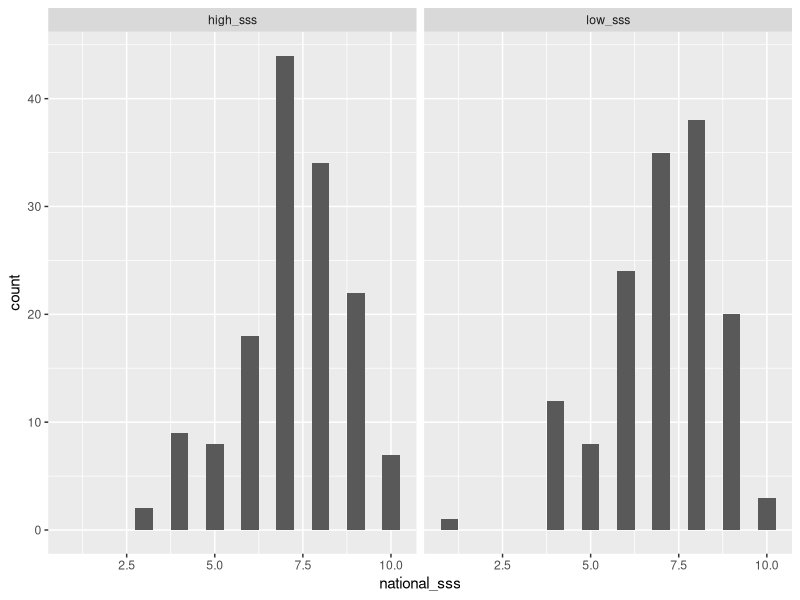
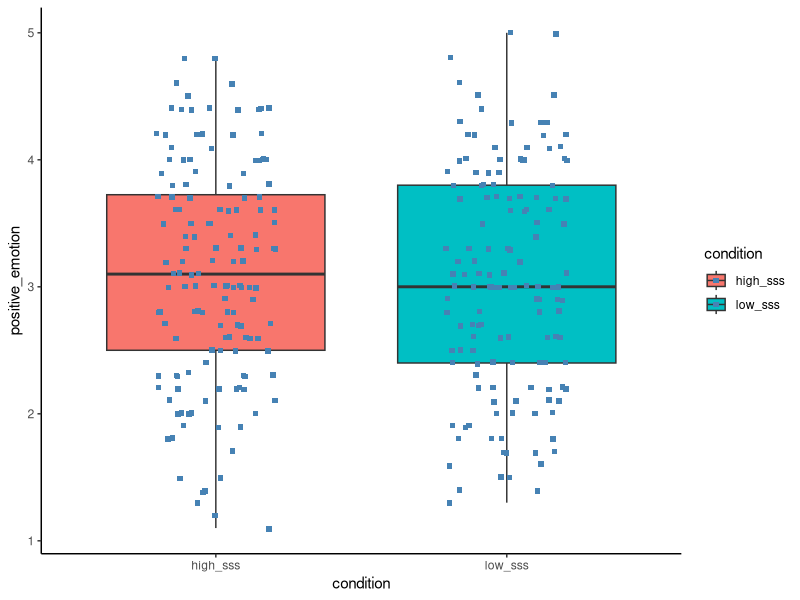
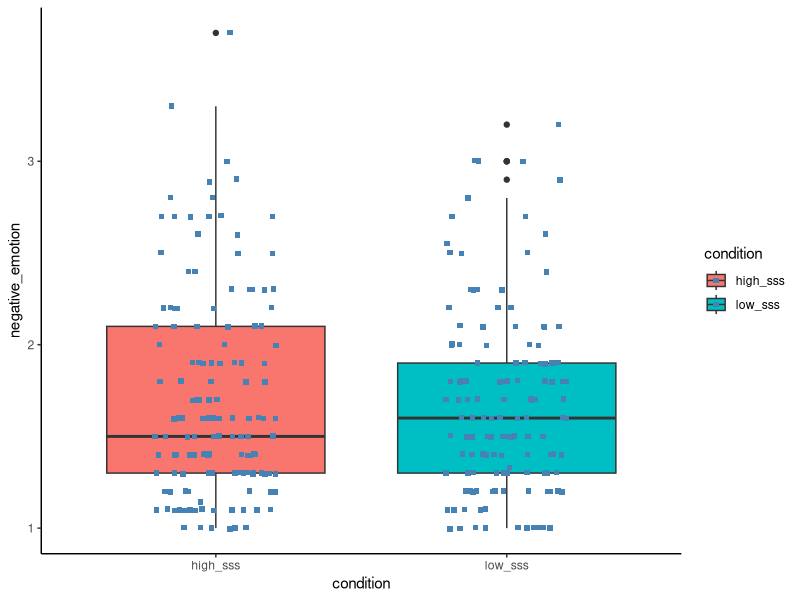
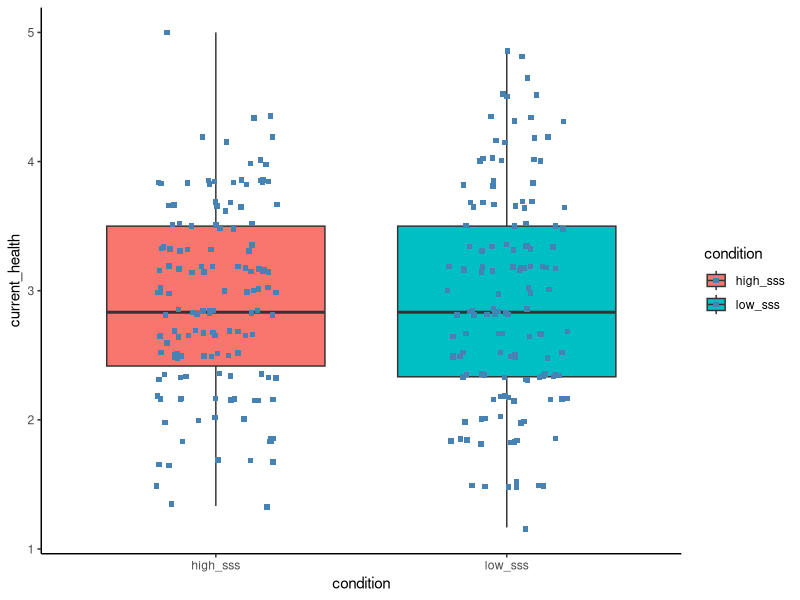
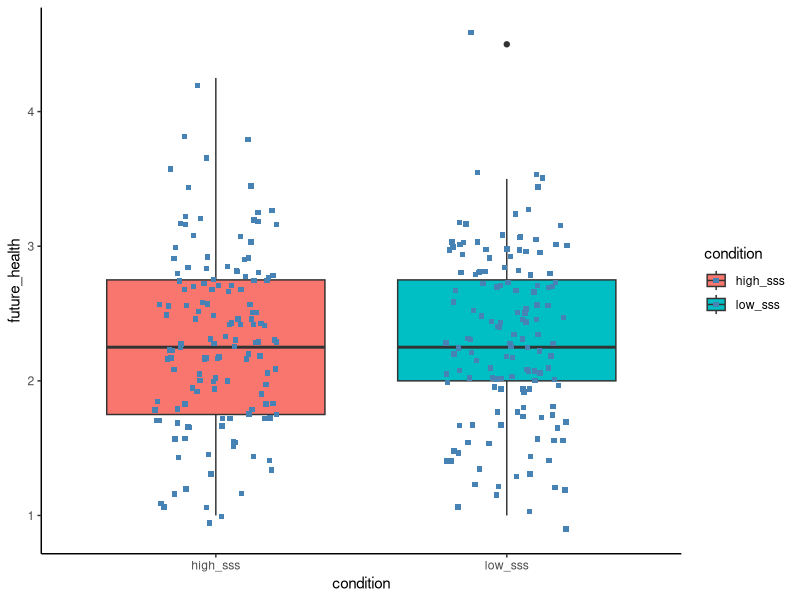
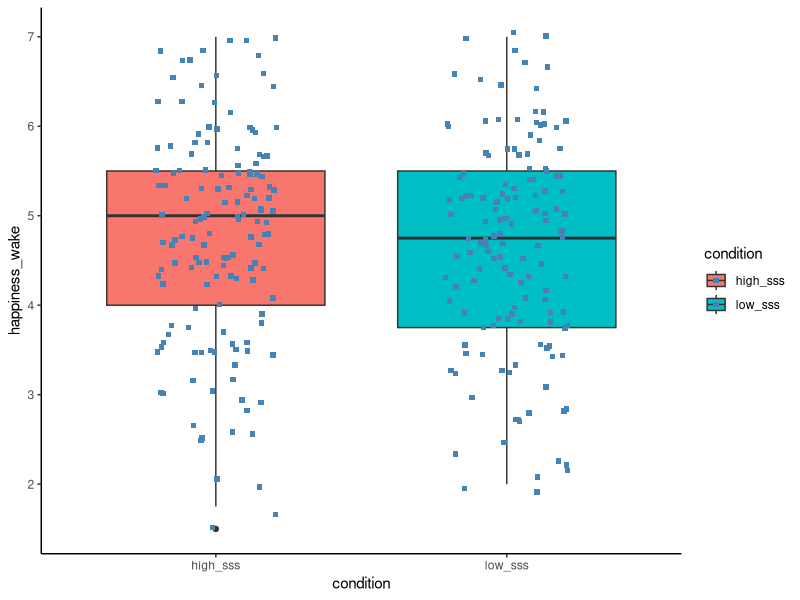
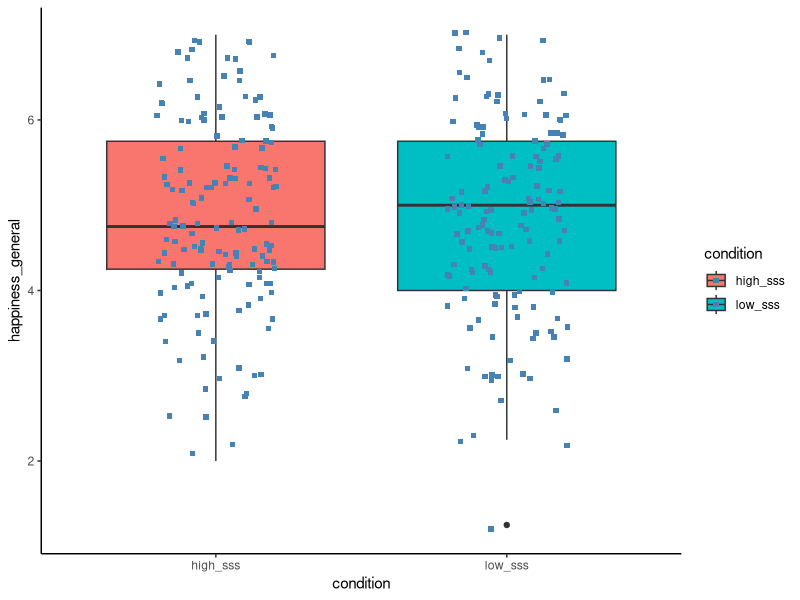
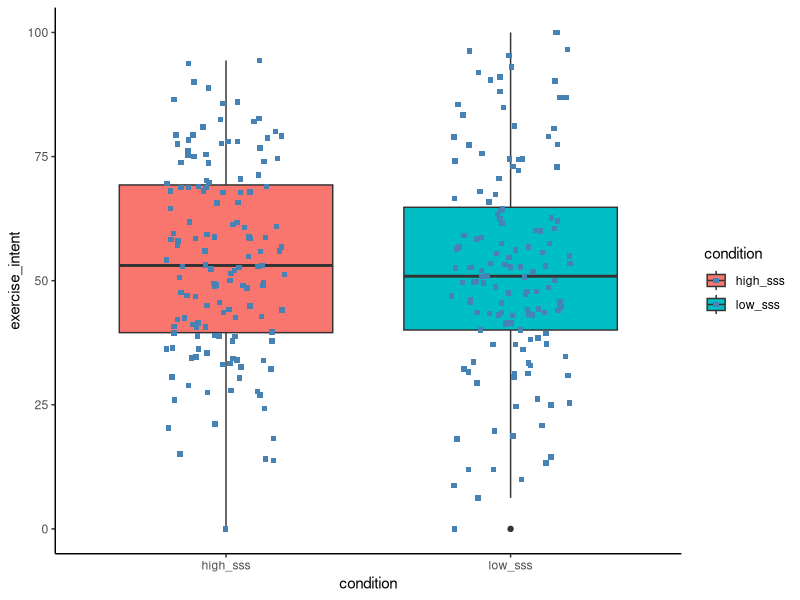

The R script that drew these images, in order:
## ---- chunk 1
library(dplyr)
library(tidyverse)
library(ggplot2)
library(psych)
## ---- chunk 2
library(readr)
thesis <- read_csv("thesis.csv")
View(thesis)
## ---- chunk 3
thesis <- thesis %>%
  rename(exercise_frequency = Q142, 
         birthdate = Q128,
         gender = Q130,
         ethinicity = Q132,
         SES = Q134)
## ---- chunk 4
#participant number in each condition
table(thesis$condition)
#there are 144 people in the high sss condition and the rest of 141 in the low sss condition.
## ---- chunk 5
#manipulation check
table(thesis$condition,thesis$manipulation_check)
"1 = high, 2 = middle, 3 = low"
"in the high sss condition, 9 of them chose 'middle' and one chose 'low'. 
in the low sss condition, 9 of them people chose 'high' and 10 people chose 'middle'.
Maybe people chose 'middle' because it kind of reflected their current status?"
## ---- chunk 6
summary(thesis)
ggplot(thesis, aes(x = national_sss)) +
      geom_histogram(binwidth = 0.5) +
      facet_grid(.~condition)
## ---- chunk 7
ggplot(thesis, aes(x = condition, y = positive_emotion, fill = condition)) +
    geom_boxplot() +
    geom_jitter(shape = 15,
        color = "steelblue",
        position = position_jitter(0.21)) +
    theme_classic()
## ---- chunk 8
ggplot(thesis, aes(x = condition, y = negative_emotion, fill = condition)) +
    geom_boxplot() +
    geom_jitter(shape = 15,
        color = "steelblue",
        position = position_jitter(0.21)) +
    theme_classic()
## ---- chunk 9
#within high condition, whether positive emotion is significantly higher than negative emotion.
## ---- chunk 10
ggplot(thesis, aes(x = condition, y = current_health, fill = condition)) +
    geom_boxplot() +
    geom_jitter(shape = 15,
        color = "steelblue",
        position = position_jitter(0.21)) +
    theme_classic()
## ---- chunk 11
ggplot(thesis, aes(x = condition, y = future_health, fill = condition)) +
    geom_boxplot() +
    geom_jitter(shape = 15,
        color = "steelblue",
        position = position_jitter(0.21)) +
    theme_classic()
## ---- chunk 12
ggplot(thesis, aes(x = condition, y = happiness_wake, fill = condition)) +
    geom_boxplot() +
    geom_jitter(shape = 15,
        color = "steelblue",
        position = position_jitter(0.21)) +
    theme_classic()
## ---- chunk 13
ggplot(thesis, aes(x = condition, y = happiness_general, fill = condition)) +
    geom_boxplot() +
    geom_jitter(shape = 15,
        color = "steelblue",
        position = position_jitter(0.21)) +
    theme_classic()
## ---- chunk 14
ggplot(thesis, aes(x = condition, y = exercise_intent, fill = condition)) +
    geom_boxplot() +
    geom_jitter(shape = 15,
        color = "steelblue",
        position = position_jitter(0.21)) +
    theme_classic()
## ---- chunk 15
ggplot(thesis, aes(x = condition, y = empathetic_concern, fill = condition)) +
    geom_boxplot() +
    geom_jitter(shape = 15,
        color = "steelblue",
        position = position_jitter(0.21)) +
    theme_classic()
## ---- chunk 16
ggplot(thesis, aes(x = condition, y = perspective_taking, fill = condition)) +
    geom_boxplot() +
    geom_jitter(shape = 15,
        color = "steelblue",
        position = position_jitter(0.21)) +
    theme_classic()
## ---- chunk 17
thesis %>%
  mutate(race = recode(ethinicity,
                        "41" = "American Indian/Alaskan Native",
                        "11" = "East Asian" ,
                        "12" = "Southeast Asian",
                        "13" = "South Asian",
                        "19" = "Other Asian",
                        "31" = "Mexican American/Chicano",
                        "32" = "Puerto Rican",
                        "33" = "Central American",
                        "39" = "Other Hispanic or Latino",
                        "21" = "African American/Black",
                        "22" = "African",
                        "23" = "Caribbean",
                        "29" = "Other Black",
                        "51" = "European/European American",
                        "52" = "Middle Eastern/Middle Eastern American",
                        "59" = "Other White",
                        "42" = "Native Hawaiian or Other pacific Islander",
                        "89" = "Other",
                        "99" = "Not Specified"
                       ))
## ---- chunk 18
thesis$age <- 2021 - thesis$birthdate
